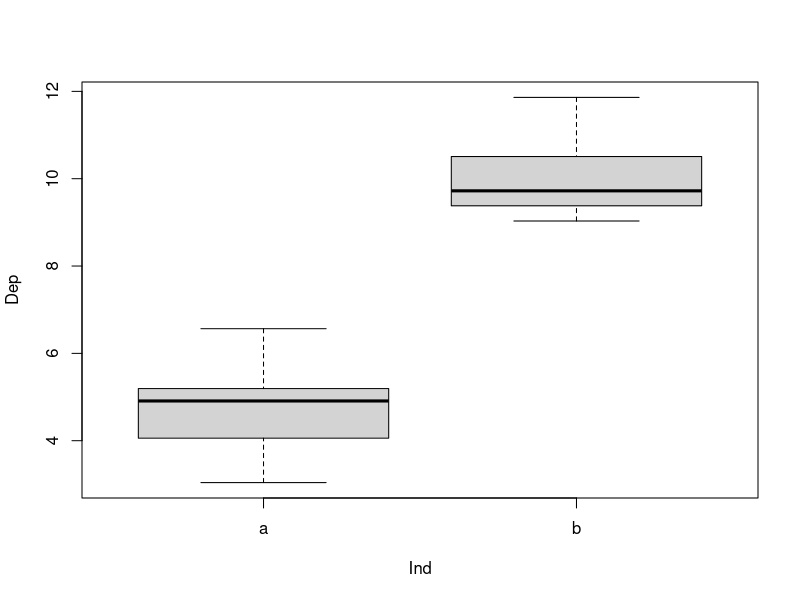
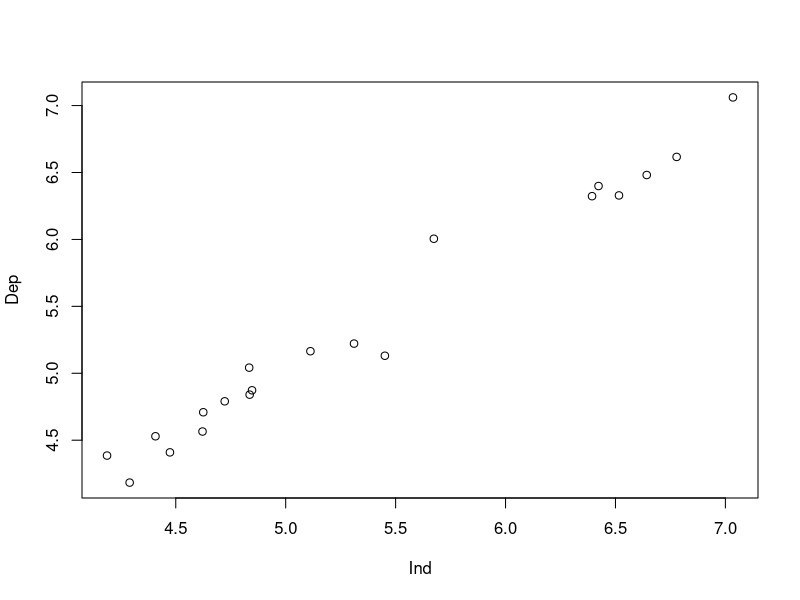

The R source for these figures, in order:
## ---- chunk 1
knitr::opts_chunk$set(dev = 'pdf')
## ---- chunk 2
x1 <- rnorm(20, 5, 1)
x2 <- rnorm(20, 10, 1)
df.1 <- data.frame(Dep = c(x1, x2), Ind = c(rep("a", 20), rep("b", 20)))
boxplot(Dep ~ Ind, df.1)
## ---- chunk 3
x3 <- rnorm(20, 5, 1)
x4 <- x3 + rnorm(20, 0, 0.2)
df.1 <- data.frame(Dep =x3, Ind = x4)
plot(Dep ~ Ind, df.1)
